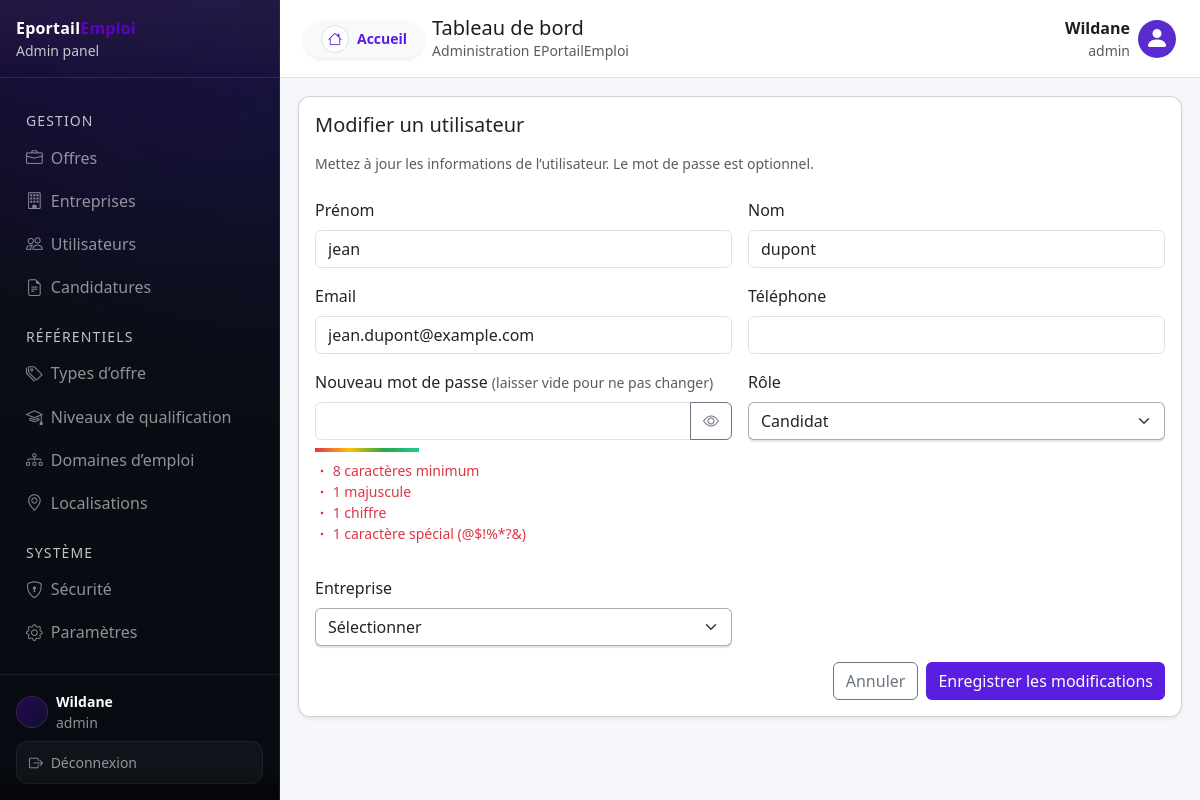
The page /admin/users/edit?id=1 (signed in) on the database as committed earlier.
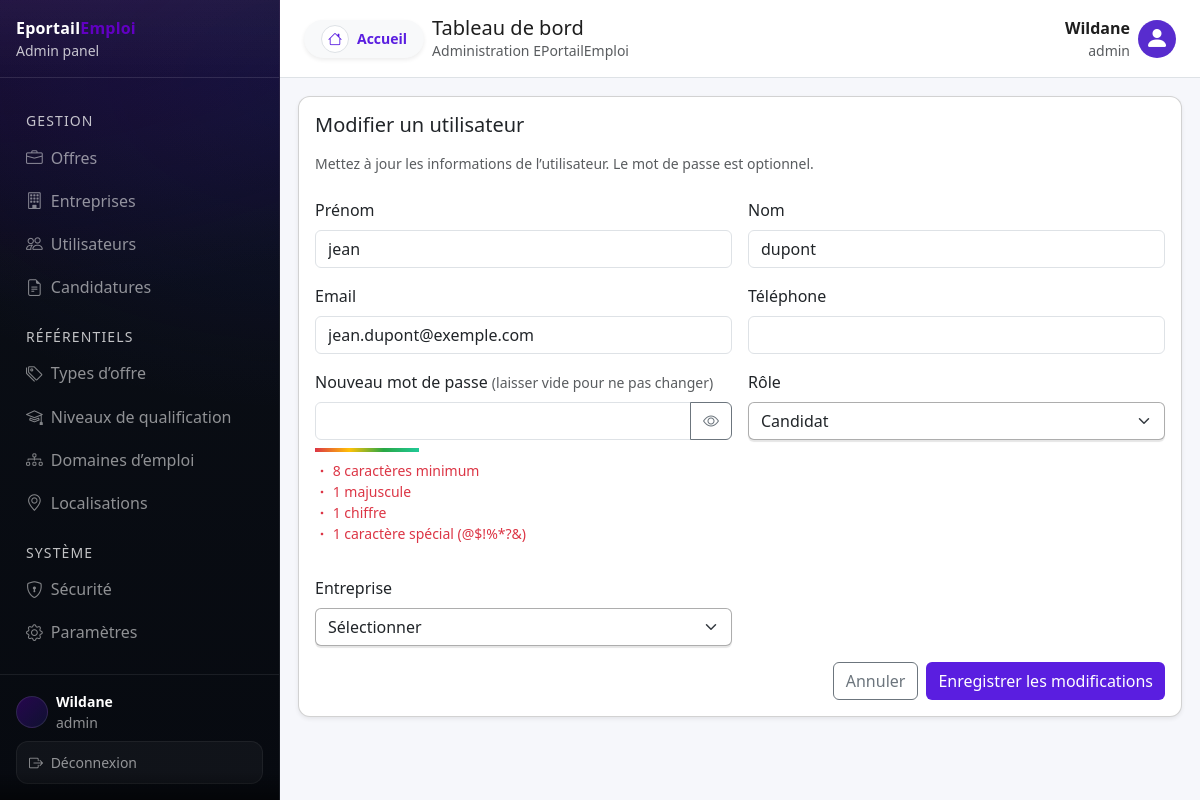
The same page on the database as committed later.
### tables this page shows
CREATE TABLE IF NOT EXISTS `users` (
  `id` int NOT NULL AUTO_INCREMENT,
  `prenom` varchar(100) DEFAULT NULL,
  `nom` varchar(100) DEFAULT NULL,
  `email` varchar(150) NOT NULL,
  `mot_de_passe` varchar(255) NOT NULL,
  `telephone` varchar(30) DEFAULT NULL,
  `role` enum('candidat','recruteur','gestionnaire','admin') NOT NULL,
  `entreprise_id` int DEFAULT NULL,
  `date_creation` datetime DEFAULT CURRENT_TIMESTAMP,
  `dernier_acces` datetime DEFAULT NULL,
  PRIMARY KEY (`id`),
  UNIQUE KEY `email` (`email`),
  KEY `fk_users_entreprise` (`entreprise_id`)
);

### app/Modules/Auth/UserController.php (called while the page is built, shortened)
<?php
class UserController
{
    private function makeUserService(): UserService
    {
        $pdo  = Database::getConnection();
        $repo = new UserRepository($pdo);
        return new UserService($repo);
    }
    private function renderDashboard(string $view, array $params = []): void
    {
        extract($params);
        require __DIR__ . "/../../../views/users/{$view}.php";
        require __DIR__ . "/../../../views/layouts/dashboard.php";
    }
    public function editForm(): void
    {
        $id = (int)($_GET['id'] ?? 0);
        $service = $this->makeUserService();
        $user    = $service->getUser($id);
        $entreprises= $service->getAllEntreprises();
        $entreprisesData=$entreprises['data'] ?? [];
        $this->renderDashboard("edit", [
            "title" => "Modifier un utilisateur",
            "user"  => $user['data'],
            'entreprises' => $entreprisesData
        ]);
    }
}

### app/Core/Router.php (called while the page is built, shortened)
<?php
class Router
{
    private array $routes = [];
    public function get(string $path, string $action): void
    {
        $this->routes['GET'][$path] = $action;
    }
    public function post(string $path, string $action): void
    {
        $this->routes['POST'][$path] = $action;
    }
    public function run(): void
    {
        $method = $_SERVER['REQUEST_METHOD'] ?? 'GET';
        $uri    = $_SERVER['REQUEST_URI'] ?? '/';
        $path = parse_url($uri, PHP_URL_PATH) ?: '/';
        $action = $this->routes[$method][$path];
        [$class, $methodName] = explode('@', $action);
        $controller = new $class();
        $controller->$methodName();
    }
}

### public/index.php (called while the page is built, shortened)
<?php
$router = new Router();
$router->get('/', 'App\\Modules\\Home\\HomeController@index');
$router->get('/mentions-legales', 'App\\Modules\\Home\\HomeController@mentionsLegales');
$router->get('/contact', 'App\\Modules\\Home\\HomeController@contact');
$router->get('/centre-aide', 'App\\Modules\\Home\\HomeController@centreAide');
$router->get('/a-propos', 'App\\Modules\\Home\\HomeController@aPropos');
$router->get('/maintenance', 'App\\Modules\\Home\\HomeController@maintenance');
$router->get('/500', 'App\\Modules\\Home\\HomeController@error500');
$router->get('/login', 'App\\Modules\\Auth\\AuthController@showLogin');
$router->post('/login', 'App\\Modules\\Auth\\AuthController@login');
$router->get('/logout', 'App\\Modules\\Auth\\AuthController@logout');
$router->get('/register/candidat', 'App\\Modules\\Auth\\AuthController@showRegisterCandidat');
$router->post('/register/candidat', 'App\\Modules\\Auth\\AuthController@registerCandidat');
$router->get('/register/entreprise', 'App\\Modules\\Auth\\AuthController@showRegisterEntreprise');
$router->post('/register/entreprise', 'App\\Modules\\Auth\\AuthController@registerEntreprise');
$router->get('/password/forgot',       'App\\Modules\\Auth\\AuthController@showForgotPassword' );
$router->post('/password/forgot',       'App\\Modules\\Auth\\AuthController@ForgotPassword' );
$router->get('/password/reset',        'App\\Modules\\Auth\\AuthController@showResetPassword'  );
$router->post('/password/reset',       'App\\Modules\\Auth\\AuthController@resetPassword'      );
$router->get('/entreprises', 'App\\Modules\\Entreprise\\EntrepriseController@index');
$router->get('/entreprises/show', 'App\\Modules\\Entreprise\\EntrepriseController@show');
$router->get('/admin/entreprises', 'App\\Modules\\Entreprise\\EntrepriseController@adminIndex');
$router->get('/admin/entreprises/create', 'App\\Modules\\Entreprise\\EntrepriseController@createForm');
$router->post('/admin/entreprises/create', 'App\\Modules\\Entreprise\\EntrepriseController@create');
$router->get('/admin/entreprise/create', 'App\\Modules\\Entreprise\\EntrepriseController@createForm');
$router->post('/admin/entreprise/create', 'App\\Modules\\Entreprise\\EntrepriseController@create');
$router->get('/admin/entreprises/edit', 'App\\Modules\\Entreprise\\EntrepriseController@editForm');
$router->post('/admin/entreprises/edit', 'App\\Modules\\Entreprise\\EntrepriseController@update');
$router->post('/admin/entreprises/delete', 'App\\Modules\\Entreprise\\EntrepriseController@delete');
$router->get('/dashboard/entreprise/edit', 'App\\Modules\\Entreprise\\EntrepriseController@editForm');
$router->get('/admin/users', 'App\\Modules\\Auth\\UserController@adminIndex');
$router->get('/admin/users/create', 'App\\Modules\\Auth\\UserController@createForm');
$router->post('/admin/users/create', 'App\\Modules\\Auth\\UserController@create');
$router->get('/admin/users/edit', 'App\\Modules\\Auth\\UserController@editForm');
$router->post('/admin/users/edit', 'App\\Modules\\Auth\\UserController@update');
$router->post('/admin/users/delete', 'App\\Modules\\Auth\\UserController@delete');
$router->get('/dashboard/equipe', 'App\\Modules\\Auth\\UserController@gestionnaireIndex');
$router->get('/dashboard/equipe/create', 'App\\Modules\\Auth\\UserController@createForm');
$router->post('/dashboard/equipe/create', 'App\\Modules\\Auth\\UserController@create');
$router->get('/dashboard/equipe/edit', 'App\\Modules\\Auth\\UserController@editForm');
$router->post('/dashboard/equipe/edit', 'App\\Modules\\Auth\\UserController@update');
$router->post('/dashboard/equipe/delete', 'App\\Modules\\Auth\\UserController@delete');
$router->get('/dashboard/profil', 'App\\Modules\\Auth\\UserController@recruteurProfile');
$router->post('/dashboard/profil', 'App\\Modules\\Auth\\UserController@updateProfile');
$router->get('/offres', 'App\\Modules\\Offres\\OffresController@index');
$router->get('/offres/show', 'App\\Modules\\Offres\\OffresController@show');
$router->get('/offres/partial', 'App\\Modules\\Offres\\OffresController@publicPartial');
$router->get('/admin/offres', 'App\\Modules\\Offres\\OffresController@adminIndex');
$router->get('/admin/offres/create', 'App\\Modules\\Offres\\OffresController@createForm');
$router->post('/admin/offres/create', 'App\\Modules\\Offres\\OffresController@create');
$router->get('/admin/offres/edit', 'App\\Modules\\Offres\\OffresController@editForm');
$router->post('/admin/offres/edit', 'App\\Modules\\Offres\\OffresController@update');
$router->post('/admin/offres/delete', 'App\\Modules\\Offres\\OffresController@delete');
$router->get('/dashboard/offres', 'App\\Modules\\Offres\\OffresController@manageIndex');
$router->get('/dashboard/offres/create', 'App\\Modules\\Offres\\OffresController@createForm');
$router->post('/dashboard/offres/create', 'App\\Modules\\Offres\\OffresController@create');
$router->get('/dashboard/offres/edit', 'App\\Modules\\Offres\\OffresController@editForm');
$router->post('/dashboard/offres/edit', 'App\\Modules\\Offres\\OffresController@update');
$router->post('/dashboard/offres/delete', 'App\\Modules\\Offres\\OffresController@delete');
$router->get('/admin/offres/partial', 'App\\Modules\\Offres\\OffresController@adminPartial');
$router->get('/dashboard/offres/partial', 'App\\Modules\\Offres\\OffresController@managePartial');
$router->run();

### app/Modules/Auth/UserService.php (called while the page is built, shortened)
<?php
class UserService
{
    private UserRepository $repo;
    public function __construct(UserRepository $repo)
    {
        $this->repo = $repo;
    }
    public function getUser(int $id): array
    {
       $resultat = $this->repo->findUserById($id);
        return $resultat;
    }
}

### app/Modules/Auth/UserRepository.php (called while the page is built, shortened)
<?php
class UserRepository
{
    public function findUserById(int $id): ?array
    {
       try{
            $sql = "SELECT * FROM users WHERE id = :id LIMIT 1";
            $stmt = $this->pdo->prepare($sql);
            $stmt->bindParam(':id', $id, PDO::PARAM_INT);
            $stmt->execute();
            $user = $stmt->fetch(PDO::FETCH_ASSOC) ?: null;
            return ['success' => true , 'data' => $user ?: null];
        } catch (\PDOException $e) {
            return ['success' => false , 'error' => $e->getMessage(), 'code' => $e->getCode()];
        }
    }
}

### app/Core/Auth.php (called while the page is built, shortened)
<?php
class Auth
{
    public static function role(): ?string
    {
        return $_SESSION['user_role'] ?? null;
    }
}

### views/users/edit.php (the view, shortened to what the changed rows need)
<div class="card shadow-sm" style="border-radius: var(--radius-md);">
    <div class="card-body">
        <h1 class="h5 mb-3">Modifier un utilisateur</h1>
        <form method="POST" action="/admin/users/update" class="row g-3" id="user-edit-form">
            <div class="col-md-6">
                <label for="prenom" class="form-label">Prénom</label>
                <input
                    type="text"
                    id="prenom"
                    name="prenom"
                    class="form-control"
                    value="<?= htmlspecialchars($user['prenom'] ?? '') ?>"
                    required
                >
            </div>
            <div class="col-md-6">
                <label for="nom" class="form-label">Nom</label>
                <input
                    type="text"
                    id="nom"
                    name="nom"
                    class="form-control"
                    value="<?= htmlspecialchars($user['nom'] ?? '') ?>"
                    required
                >
            </div>
            <div class="col-md-6">
                <label for="email" class="form-label">Email</label>
                <input
                    type="email"
                    id="email"
                    name="email"
                    class="form-control"
                    value="<?= htmlspecialchars($user['email'] ?? '') ?>"
                    required
                >
            </div>
            <div class="col-md-6">
                <label for="role" class="form-label">Rôle</label>
                <select id="role" name="role" class="form-select" required>
                    <?php
                        $currentRole = $user['role'] ?? '';
                        $connectedRole = Auth::role();
                    ?>
                    <?php if ($connectedRole === 'admin'): ?>
                        <option value="candidat"     <?= $currentRole === 'candidat' ? 'selected' : '' ?>>Candidat</option>
                    <?php endif; ?>
                </select>
            </div>
                    </form>
                </div>
            </div>

Rows that differ between the two databases and show on the page:
changed users "jean": email "jean.dupont@example.com" → "jean.dupont@exemple.com"
